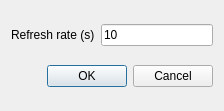
<?xml version="1.0" encoding="UTF-8"?>
<ui version="4.0">
 <class>Intralys</class>
 <widget class="QDialog" name="Intralys">
  <property name="geometry">
   <rect>
    <x>0</x>
    <y>0</y>
    <width>224</width>
    <height>111</height>
   </rect>
  </property>
  <property name="windowTitle">
   <string>Intralys</string>
  </property>
  <layout class="QVBoxLayout" name="verticalLayout">
   <item>
    <layout class="QHBoxLayout" name="horizontalLayout">
     <item>
      <widget class="QLabel" name="label">
       <property name="text">
        <string>Refresh rate (s)</string>
       </property>
      </widget>
     </item>
     <item>
      <widget class="QLineEdit" name="rateEdit">
       <property name="text">
        <string>10</string>
       </property>
      </widget>
     </item>
    </layout>
   </item>
   <item>
    <widget class="QDialogButtonBox" name="buttonBox">
     <property name="orientation">
      <enum>Qt::Horizontal</enum>
     </property>
     <property name="standardButtons">
      <set>QDialogButtonBox::Cancel|QDialogButtonBox::Ok</set>
     </property>
    </widget>
   </item>
  </layout>
 </widget>
 <resources/>
 <connections>
  <connection>
   <sender>buttonBox</sender>
   <signal>accepted()</signal>
   <receiver>Intralys</receiver>
   <slot>accept()</slot>
   <hints>
    <hint type="sourcelabel">
     <x>248</x>
     <y>254</y>
    </hint>
    <hint type="destinationlabel">
     <x>157</x>
     <y>274</y>
    </hint>
   </hints>
  </connection>
  <connection>
   <sender>buttonBox</sender>
   <signal>rejected()</signal>
   <receiver>Intralys</receiver>
   <slot>reject()</slot>
   <hints>
    <hint type="sourcelabel">
     <x>316</x>
     <y>260</y>
    </hint>
    <hint type="destinationlabel">
     <x>286</x>
     <y>274</y>
    </hint>
   </hints>
  </connection>
 </connections>
</ui>
